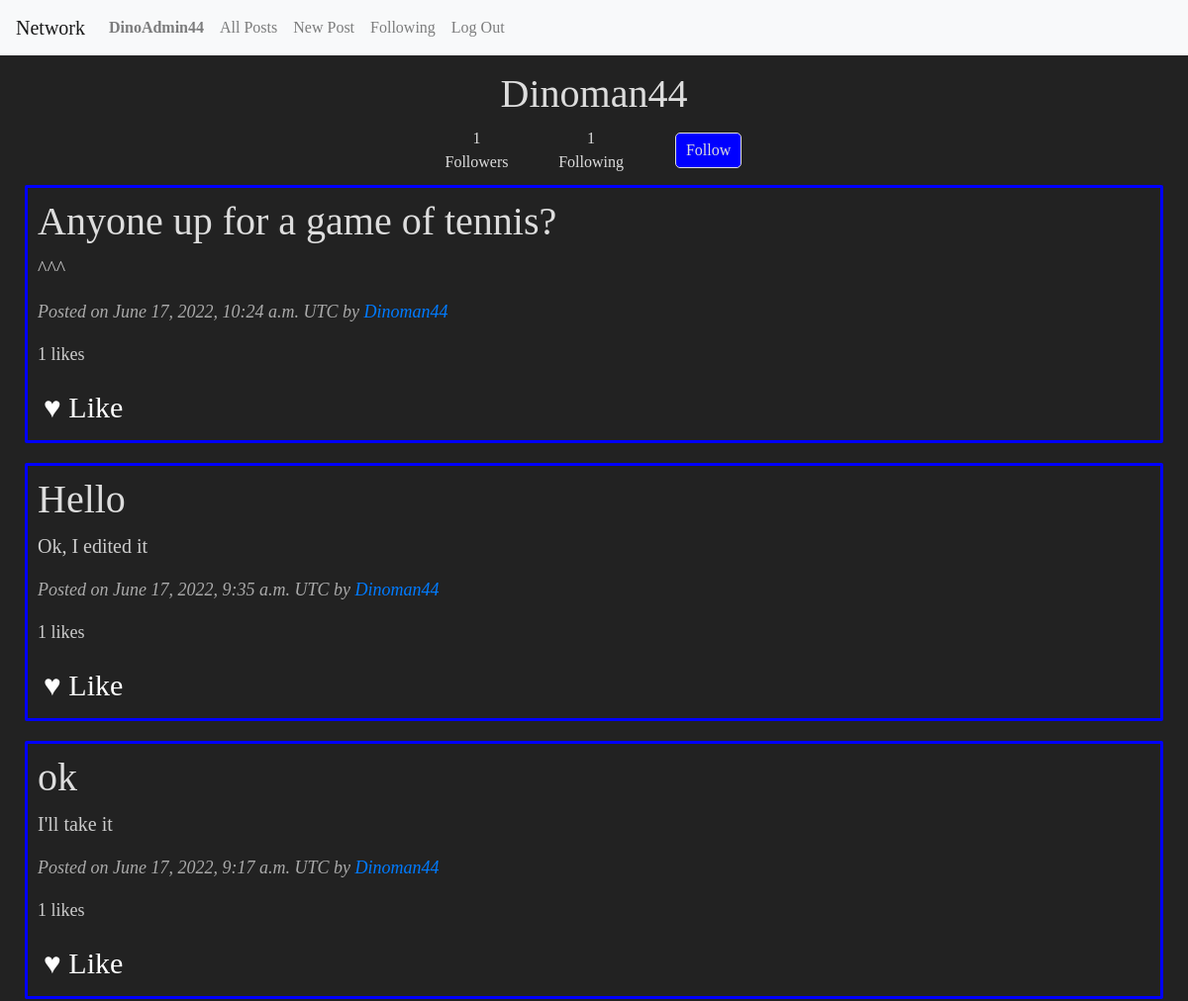
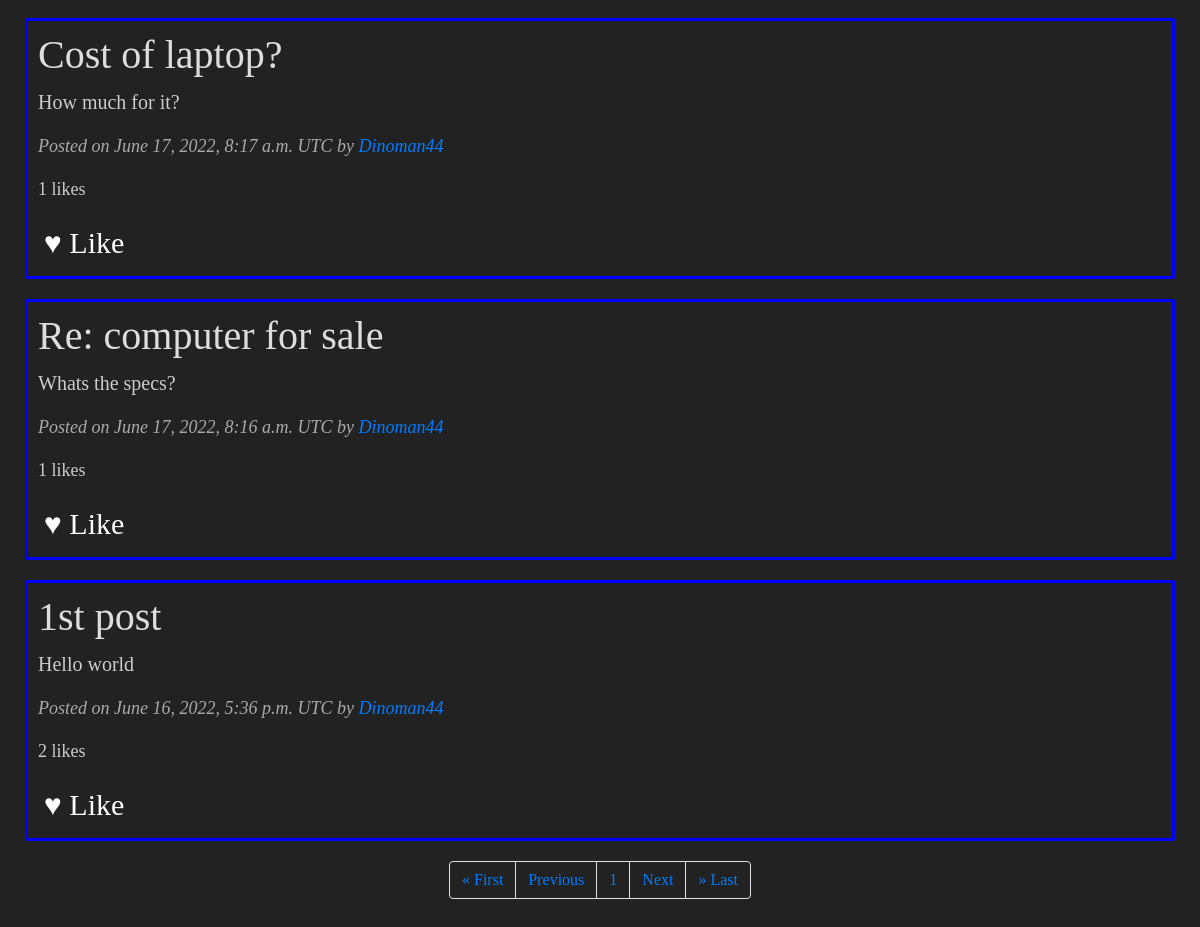
Page /user/1 (signed in) on the committed database (2 pictures, top to bottom).
### network/models.py (models this page shows, shortened)
class User(AbstractUser):
    def __str__(self):
        return f"{self.username}"
    pass

class Post(models.Model):
    post_id = AutoField(primary_key=True)
    poster = ForeignKey(User, on_delete=models.CASCADE, related_name="poster")
    title = CharField(max_length=200)
    content = CharField(max_length=400)
    upload_date = DateTimeField()
    likes = IntegerField(default=0)

### network/views.py (the view)
# urls.py: path("user/<int:user_id>", views.see_user, name="see_user"),
def see_user(request, user_id):
    user = User.objects.filter(id=user_id).first()
    followers = Follows.objects.filter(followed=user).count()
    following = Follows.objects.filter(follower=user).count()
    being_followed = False
    if request.user.is_authenticated:
        if Follows.objects.filter(followed=user, follower=request.user).exists():
            being_followed = True
    raw_posts = Post.objects.filter(poster=user).order_by("-upload_date")
    posts =[]
    getter = request.user
    if getter.is_authenticated:
        for p in raw_posts:
            if Like.objects.filter(liker=getter, liked_post=p.post_id).exists():
                posts.append([p.post_id, p.poster, p.title, p.content, p.upload_date, p.likes, True])
            else:
                posts.append([p.post_id, p.poster, p.title, p.content, p.upload_date, p.likes, False])
    else:
        for p in raw_posts:
            posts.append([p.post_id, p.poster, p.title, p.content, p.upload_date, p.likes, False])
    pagination = Paginator(posts, 10)
    page_num = request.GET.get('page')
    posts = pagination.get_page(page_num)
    return render(request, "network/user_prof.html", {
        "posts": posts,
        "userp": user,
        "followers": followers,
        "following": following,
        "being_followed": being_followed,
        "num_pages": range(1, posts.paginator.num_pages+1)
    })

### network/templates/network/user_prof.html (shortened to what this page needs)
{% extends "network/layout.html" %}
{% block body %}
    <div class="bodyblock">
        <h1 style="text-align: center;">{{ userp.username }}</h1>
        <table>
            <tr>
                <td id="num_followers">{{ followers }}<br>Followers</td>
                <td id="num_followings">{{ following }}<br>Following</td>
                <td>{% if being_followed %}
                        <button class="unfollow-btn" id="follow-btn">Unfollow</button>
                    {% elif request.user == userp %}
                        <button id="follow-btn" disabled class="nofollow-btn">You cannot follow yourself!</button>
                    {% else %}
                        <button id="follow-btn" class="follow-btn">Follow</button>
                    {% endif %}
                </td>
            </tr>
        </table>
        {% for post in posts %}
        <div class="post-card">
            <h1>{{ post.2 }}</h2>
            <p id="content-{{ post.0 }}">{{ post.3 }}</p>
            <p style="font-style: italic; color: #aaa; font-size: 18px;">Posted on {{ post.4 }} UTC by <a href="/user/{{ user.id }}">{{ post.1 }}</a></p>
            <p style="font-size: 18px;" id="num-likes-{{ post.0 }}">{{ post.5 }} likes</p>
            {% if post.6 %}
                <button class="like-btn" id="like-{{ post.0 }}" style="color: red">♥ Liked</button>
            {% else %}
                <button class="like-btn" id="like-{{ post.0 }}" style="color: white">♥ Like</button>
            {% endif %}
        </div>
    {% endfor %}
    </div>
    <nav aria-label="Paginator">
        <ul class="pagination justify-content-center">
            <li class="page-item"><a class="page-link" href="?page=1">&laquo; First</a></li>
            {% if posts.has_previous %}
                <li class="page-item"><a class="page-link" href="?page={{ posts.previous_page_number }}">Previous</a></li>
            {% else %}
                <li class="page-item">
                    <a class="page-link" href="#" tabindex="-1" >Previous</a>
                </li>
            {% endif %}
            {% for num in num_pages %}
                <li class="page-item"><a class="page-link" href="?page={{ num }}">{{ num }}</a></li>
            {% endfor %}
            {% if posts.has_next %}
                <li class="page-item"><a class="page-link" href="?page={{ posts.next_page_number }}">Next</a></li>
            {% else %}
                <li class="page-item">
                    <a class="page-link" href="#" tabindex="-1">Next</a>
                </li>
            {% endif %}
            <li class="page-item"><a class="page-link" href="?page={{ posts.paginator.num_pages }}">&raquo; Last</a></li>
        </ul>
    </nav>
{% endblock %}

### network/templates/network/layout.html (shortened to what this page needs)
{% load static %}
<!DOCTYPE html>
<html lang="en">
    <head>
        <link rel="stylesheet" href="https://stackpath.bootstrapcdn.com/bootstrap/4.4.1/css/bootstrap.min.css">
        <link href="{% static 'network/styles.css' %}" rel="stylesheet">
    </head>
    <body>
        <nav class="navbar navbar-expand-lg navbar-light bg-light">
            <a class="navbar-brand" href="{% url 'index' %}">Network</a>
            <div>
              <ul class="navbar-nav mr-auto">
                {% if user.is_authenticated %}
                    <li class="nav-item">
                        <a class="nav-link" href="{% url 'see_user' user.id %}"><strong>{{ user.username }}</strong></a>
                    </li>
                {% endif %}
                <li class="nav-item">
                  <a class="nav-link" href="{% url 'index' %}">All Posts</a>
                </li>
                {% if user.is_authenticated %}
                    <li class="nav-item">
                        <a class="nav-link" href="{% url 'new_post' %}">New Post</a>
                    </li>
                    <li class="nav-item">
                        <a class="nav-link" href="{% url 'following' %}">Following</a>
                    </li>
                    <li class="nav-item">
                        <a class="nav-link" href="{% url 'logout' %}">Log Out</a>
                    </li>
                {% endif %}
              </ul>
            </div>
          </nav>
        <div class="body">
            {% block body %}
            {% endblock %}
        </div>
    </body>
</html>

### network/static/network/styles.css (style rules this page uses)
body { min-height: 750px; background-color: #222; color: #ddd; font-family: Verdana; }
.body { padding: 15px; }
p { font-size: 20px; color: #ccc; }
table { margin: auto; text-align: center; width: 30%; }
.like-btn { border: none; background-color: inherit; color: white; font-size: 30px; }
.post-card { border: solid; border-radius: 2px; border-color: blue; padding: 10px; margin: 10px; margin-bottom: 20px; }
.follow-btn { border: solid; border-width: 1px; border-radius: 5px; border-color: #ddd; background-color: blue; padding: 5px 10px 5px 10px; color: #ddd; }
.page-link { background-color: #222; }

### rows in the picture
User: username "DinoAdmin44"
User: username "Dinoman44", title "Anyone up for a game of tennis?", content "^^^", upload_date "June 17, 2022, 10:24 a.m.", post "1", title "Hello", content "Ok, I edited it", upload_date "June 17, 2022, 9:35 a.m.", title "ok", content "I'll take it", upload_date "June 17, 2022, 9:17 a.m.", title "Cost of laptop?", content "How much for it?", upload_date "June 17, 2022, 8:17 a.m.", title "Re: computer for sale", content "Whats the specs?", upload_date "June 17, 2022, 8:16 a.m.", title "1st post", content "Hello world", upload_date "June 16, 2022, 5:36 p.m.", post "2"

### other values in the picture
{{ followers }} "1"
{{ following }} "1"
{{ num }} "1"
